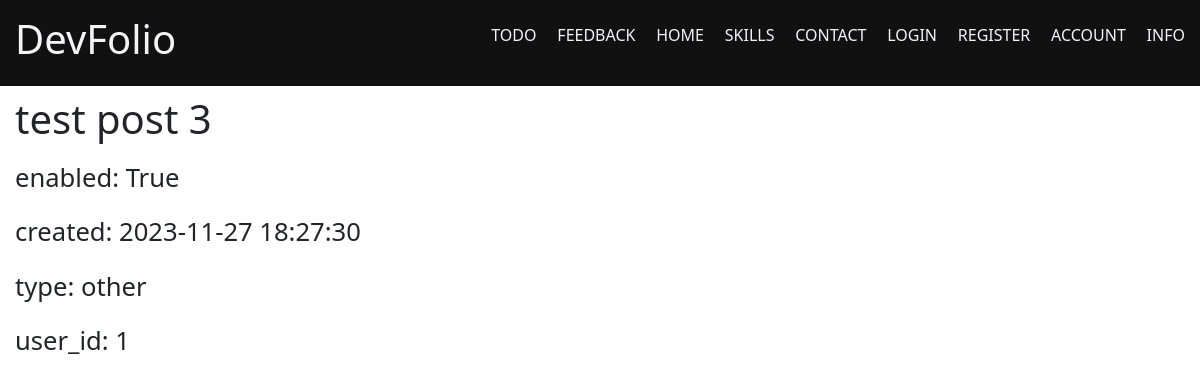
Screenshot of /post/3 with the database file from the repository.
### app/post/models.py (models this page shows, shortened)
class Post(db.Model, SerializerMixin):
    id = db.Column(db.Integer, primary_key=True)
    title = db.Column(db.String(100))
    text = db.Column(db.String(1000))
    image = db.Column(db.String, default='postdefault.jpg')
    created = db.Column(db.DateTime, default=datetime.utcnow())
    enabled = db.Column(db.Boolean, default=True)
    user_id = db.Column(db.Integer, db.ForeignKey('user.id'))
    category_id = db.Column(db.Integer, db.ForeignKey('category.id'))
    type = db.Column(db.Enum(EnumPostType), default=EnumPostType.other.value)
    post_tags = db.relationship('PostTag', backref='post', cascade='all, delete, delete-orphan')
    tags = association_proxy('post_tags', 'tag')

### app/post/views.py (the view)
@postBp.route('/<int:id>', methods=['GET'])
def post(id):
    post = db.session.query(Post).filter(Post.id == id).first()
    return render_template("post.html", post=post)

### run.py (called while the page is built)
@a.context_processor
def inject_system_info():
    os_name = os.name
    user_agent = request.headers.get('User-Agent')
    current_time = datetime.now().strftime("%Y-%m-%d %H:%M:%S")
    return dict(os_name=os_name, user_agent=user_agent, current_time=current_time)

### app/post/templates/post/post.html (shortened to what this page needs)
{% block head %}
<link
  href="https://cdn.jsdelivr.net/npm/bootstrap@5.3.2/dist/css/bootstrap.min.css"
  rel="stylesheet"
/>
{% endblock %} {% extends "base.html" %} {% block content %}
<div class="skills-section">
  <div class="container">
    <h1>{{ post.title }}</h1>
    <p>enabled: {{ post.enabled }}</p>
    <p>created: {{ post.created.strftime('%Y-%m-%d %H:%M:%S') }}</p>
    <p>type: {{ post.type.value }}</p>
    <p>user_id: {{ post.user_id }}</p>
  </div>
</div>
{% endblock %}

### rows the page displays
Post: title "test post 3", enabled "True", created "2023-11-27 18:27:30", type.value "other", user_id "1"
